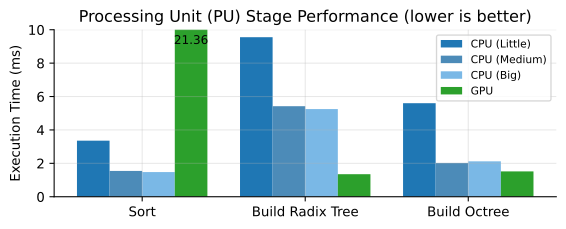

This chart was generated by the following Python code:
import pandas as pd
from io import StringIO
import matplotlib.pyplot as plt
import numpy as np
import os

data = """
stage,little,medium,big,vulkan,cuda,device,run
1,2.6552,0.8293,0.6454,0.8391,0.0,3A021JEHN02756,1
2,3.3579,1.5446,1.4765,21.3617,0.0,3A021JEHN02756,1
3,3.1741,0.327,0.3119,1.4227,0.0,3A021JEHN02756,1
4,9.5524,5.4216,5.2513,1.3518,0.0,3A021JEHN02756,1
5,1.4963,0.2796,0.2337,0.607,0.0,3A021JEHN02756,1
6,1.5167,0.3745,0.391,0.6942,0.0,3A021JEHN02756,1
7,5.6034,2.0263,2.1205,1.5197,0.0,3A021JEHN02756,1
"""

df = pd.read_csv(StringIO(data))

# Select tasks that show different optimal processors
tasks = df[df["stage"].isin([2, 4, 7])]

# Set style
plt.style.use("default")
plt.rcParams.update(
    {
        "font.size": 10,
        "axes.grid": True,
        "grid.alpha": 0.3,
        "axes.spines.top": False,
        "axes.spines.right": False,
    }
)

# Create figure and axis
plt.figure(figsize=(6, 2.5))  # Reduced height from 4 to 2.5

# Set up the bar positions
x = np.arange(3)  # 2 tasks
width = 0.2  # width of the bars

# Plot all processor types
plt.bar(
    x - width * 1.5, tasks["little"], width, label="CPU (Little)", color="#1f77b4"
)  # Dark blue
plt.bar(
    x - width / 2, tasks["medium"], width, label="CPU (Medium)", color="#4c8bb8"
)  # Medium blue
plt.bar(
    x + width / 2, tasks["big"], width, label="CPU (Big)", color="#7ab8e6"
)  # Light blue
plt.bar(x + width * 1.5, tasks["vulkan"], width, label="GPU", color="#2ca02c")  # Green

# Add labels and title
# plt.xlabel("Stage")
plt.ylabel("Execution Time (ms)")
plt.title("Processing Unit (PU) Stage Performance (lower is better)")
plt.xticks(x, ["Sort", "Build Radix Tree", "Build Octree"])
plt.legend(loc="upper right", fontsize=8)

# Add value labels on top of bars
for i, (l, m, b, g) in enumerate(
    zip(tasks["little"], tasks["medium"], tasks["big"], tasks["vulkan"])
):
    # Only show GPU value for Sort stage
    if i == 0:  # Sort stage
        plt.text(i + width * 1.5, 9, f"{g:.2f}", ha="center", va="bottom", fontsize=9)

# Set y-axis limit to make plot more compact and cut off high GPU value
plt.ylim(0, 10)  # Adjusted to better show the other bars

# Adjust layout and show plot
plt.tight_layout()
base_dir = os.path.dirname(os.path.abspath(__file__))
plt.savefig(
    os.path.join(base_dir, "figure_1_pu_stge_performance.svg"), bbox_inches="tight"
)
